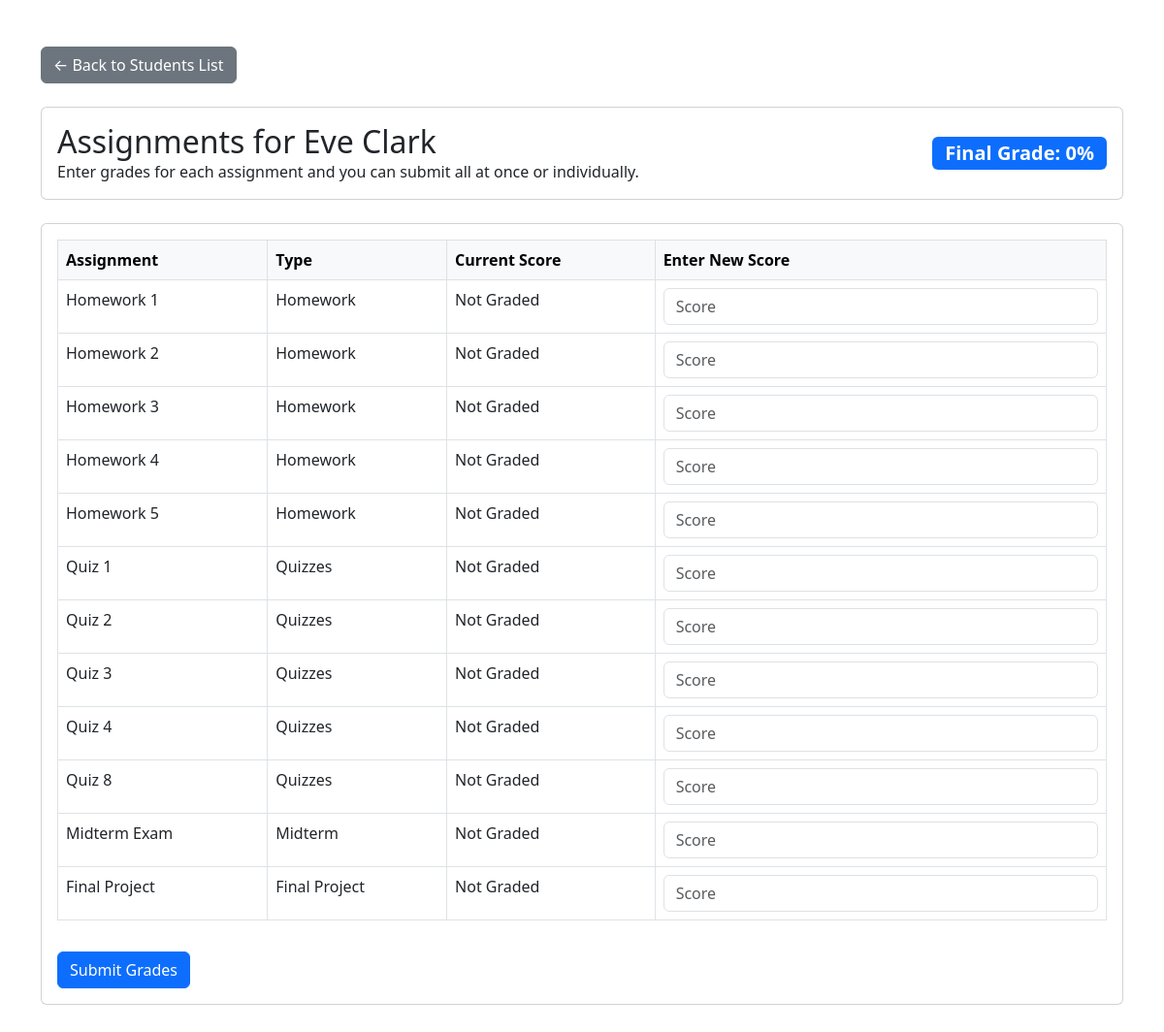
Page /student_assignments.php?student_id=7 (signed in) on the committed database.
### tables this page shows
CREATE TABLE IF NOT EXISTS Students (
    student_id INT PRIMARY KEY AUTO_INCREMENT,
    first_name VARCHAR(50) NOT NULL,
    last_name VARCHAR(50) NOT NULL,
    email VARCHAR(100) UNIQUE NOT NULL,
    password_hash VARBINARY(255) NOT NULL,  
    created_at TIMESTAMP DEFAULT CURRENT_TIMESTAMP
);

CREATE TABLE IF NOT EXISTS Assignments (
    assignment_id INT PRIMARY KEY AUTO_INCREMENT,
    assignment_type_id INT,
    teacher_id INT,  
    name VARCHAR(50) NOT NULL,
    max_score DECIMAL(5, 2) DEFAULT 100,
    due_date DATE NOT NULL,  
    creation_date TIMESTAMP DEFAULT CURRENT_TIMESTAMP,  
    FOREIGN KEY (assignment_type_id) REFERENCES AssignmentTypes(assignment_type_id)
        ON DELETE SET NULL
        ON UPDATE CASCADE,
    FOREIGN KEY (teacher_id) REFERENCES Teachers(teacher_id)
        ON DELETE SET NULL
        ON UPDATE CASCADE
);

CREATE TABLE IF NOT EXISTS AssignmentTypes (
    assignment_type_id INT PRIMARY KEY AUTO_INCREMENT,
    type_name VARCHAR(50) NOT NULL,
    weight DECIMAL(5, 2) NOT NULL CHECK (weight >= 0 AND weight <= 1),
    subject_id INT,  
    FOREIGN KEY (subject_id) REFERENCES Subjects(subject_id)
        ON DELETE SET NULL
        ON UPDATE CASCADE
);

### student_assignments.php (the view, shortened to what this page needs)
<!DOCTYPE html>
<html lang="en">
<head>
    <link href="https://cdn.jsdelivr.net/npm/bootstrap@5.3.0/dist/css/bootstrap.min.css" rel="stylesheet">
</head>
<body>
    <?php
    require 'db_connection.php';
    $student_id = $_GET['student_id'];
    $studentQuery = "
        SELECT s.first_name, s.last_name, sf.final_grade
        FROM Students s
        JOIN StudentFinalGrades sf ON s.student_id = sf.student_id
        WHERE s.student_id = ?
    ";
    $stmt = $conn->prepare($studentQuery);
    $stmt->bind_param("i", $student_id);
    $stmt->execute();
    $studentResult = $stmt->get_result();
    $student = $studentResult->fetch_assoc();
    $finalGrade = $student['final_grade'];
    $assignmentQuery = "
        SELECT a.assignment_id, a.name AS assignment_name, at.type_name, g.score
        FROM Assignments a
        JOIN AssignmentTypes at ON a.assignment_type_id = at.assignment_type_id
        LEFT JOIN Grades g ON a.assignment_id = g.assignment_id AND g.student_id = ?
        ORDER BY a.assignment_id, a.name";
    $assignmentStmt = $conn->prepare($assignmentQuery);
    $assignmentStmt->bind_param("i", $student_id);
    $assignmentStmt->execute();
    $assignmentsResult = $assignmentStmt->get_result();
    ?>
    <div class="container my-5">
        <div class="mb-4">
            <a href="teacher_dashboard.php" class="btn btn-secondary">&larr; Back to Students List</a>
        </div>
        <div class="card mb-4">
            <div class="card-body d-flex justify-content-between align-items-center">
                <div>
                    <h2 class="card-title mb-0">Assignments for <?php echo htmlspecialchars($student['first_name']) . " " . htmlspecialchars($student['last_name']); ?></h2>
                    <p class="card-text">Enter grades for each assignment and you can submit all at once or individually.</p>
                </div>
                <div>
                    <span class="badge bg-primary fs-5">
                        <?php echo is_numeric($finalGrade) ? "Final Grade: " . $finalGrade . "%" : "Final Grade: Not Available"; ?>
                    </span>
                </div>
            </div>
        </div>
        <form action="submit_grades.php" method="POST">
            <div class="card">
                <div class="card-body">
                    <table class="table table-bordered table-hover">
                        <thead class="table-light">
                            <tr>
                                <th>Assignment</th>
                                <th>Type</th>
                                <th>Current Score</th>
                                <th>Enter New Score</th>
                            </tr>
                        </thead>
                        <tbody>
                            <?php while ($assignment = $assignmentsResult->fetch_assoc()): ?>
                                <tr>
                                    <td><?php echo htmlspecialchars($assignment['assignment_name']); ?></td>
                                    <td><?php echo htmlspecialchars($assignment['type_name']); ?></td>
                                    <td><?php echo $assignment['score'] !== null ? htmlspecialchars($assignment['score']) : "Not Graded"; ?></td>
                                    <td>
                                        <input type="number" name="grades[<?php echo $assignment['assignment_id']; ?>]" class="form-control" min="0" placeholder="Score">
                                    </td>
                                </tr>
                            <?php endwhile; ?>
                        </tbody>
                    </table>
                    <button type="submit" class="btn btn-primary mt-3">Submit Grades</button>
                </div>
            </div>
        </form>
    </div>
</body>
</html>

### rows in the picture
students: first_name "Eve", last_name "Clark"
assignments: name "Homework 1", assignment_type.type_name "Homework"
assignments: name "Homework 2", assignment_type.type_name "Homework"
assignments: name "Homework 3", assignment_type.type_name "Homework"
assignments: name "Homework 4", assignment_type.type_name "Homework"
assignments: name "Homework 5", assignment_type.type_name "Homework"
assignments: name "Quiz 1", assignment_type.type_name "Quizzes"
assignments: name "Quiz 2", assignment_type.type_name "Quizzes"
assignments: name "Quiz 3", assignment_type.type_name "Quizzes"
assignments: name "Quiz 4", assignment_type.type_name "Quizzes"
assignments: name "Quiz 8", assignment_type.type_name "Quizzes"
assignments: name "Midterm Exam", assignment_type.type_name "Midterm"
assignments: name "Final Project", assignment_type.type_name "Final Project"

### other values in the picture
$finalGrade "0"
